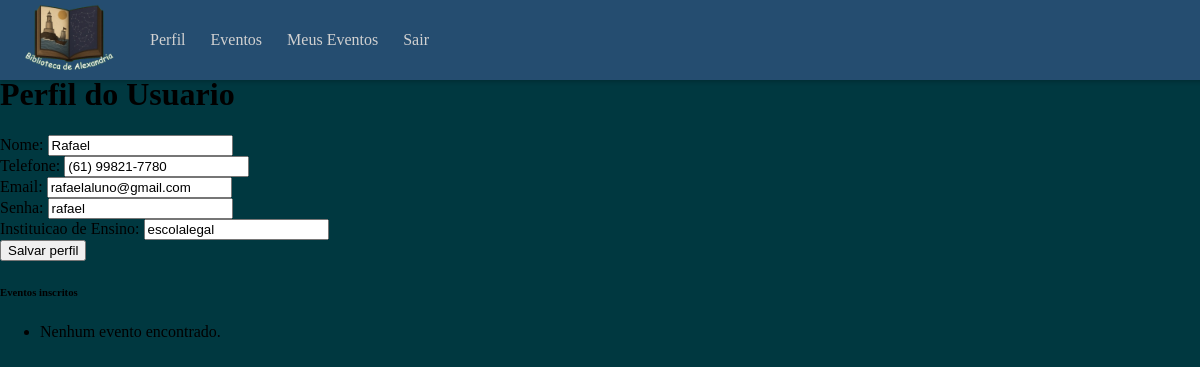
Screenshot of /usuarios/ (signed in) with the database file from the repository.
### login/models.py (models this page shows)
class Usuario(models.Model):
    id_usuario = models.AutoField(primary_key=True, unique=True)
    nome = models.TextField(max_length=150)
    telefone = models.CharField(max_length=15, null=True)
    instEnsino = models.TextField(max_length=100, null= True)
    senha = models.CharField(max_length=200, null=False)
    email = models.EmailField(max_length=254, unique=True)
    tipo = models.CharField(max_length=50, choices=[("estudante", "Estudante"), ("professor", "Professor"), ("organizador", "Organizador")], default= "Estudante")

### login/views.py (the view, shortened to what this page needs)
# urls.py: path('usuarios/', views.editar_usuario, name='edit_user'),
def editar_usuario(request):
    usuario_id = request.session.get("usuario_id")
    if not usuario_id:
        redirect("login")
    usuario = get_object_or_404(Usuario, id_usuario = usuario_id)
    if usuario.tipo == 'organizador':
        return render(request, "templates_org/editar_user_org.html", {"usuario" : usuario})
    else:
        return render(request, "editar_user.html", {"usuario" : usuario})

### login/templates/editar_user.html (shortened to what this page needs)
{% extends "base.html" %}
{% block content %}
<h1>Perfil do Usuario</h1>
<form action="{% url 'edit_user' %}" method="post">
    <div>
        <label for="Nome">Nome:</label>
        <input name= "nome" class="form-control-sm" type="text" value='{{ usuario.nome }}'>
    </div>
    <div>
        <label for="Telefone">Telefone:</label>
        <input name= "telefone" class="form-control-sm" type="text" value='{{ usuario.telefone }}'>
    </div>
    <div>
        <label for="Email">Email:</label>
        <input name= "email" class="form-control-sm" type="text" value='{{ usuario.email }}'>
    </div>
    <div>
        <label for="Senha">Senha:</label>
        <input name= "senha" class="form-control-sm" type="text" value='{{ usuario.senha }}'>
    </div>
    <div>
        <label for="Instituicao">Instituicao de Ensino:</label>
        <input name= "instEnsino" class="form-control-sm" type="text" value='{{ usuario.instEnsino }}'>
    </div>
    <button class="form-control-sm" type="submit">Salvar perfil</button>
</form>
<h6>Eventos inscritos</h6>
<ul>
  {% for evento in eventos %}
    <li>{{ evento.nome }}</li>
  {% empty %}
    <li>Nenhum evento encontrado.</li>
  {% endfor %}
</ul>
{% endblock  %}

### static/Css/style_base.css (style rules this page uses)
body { margin: 0; padding-top: 55px; background-color: #003840 }

### rows the page displays
Usuario: nome "Rafael", telefone "(61) 99821-7780", email "rafaelaluno@gmail.com", senha "rafael", instEnsino "escolalegal"
